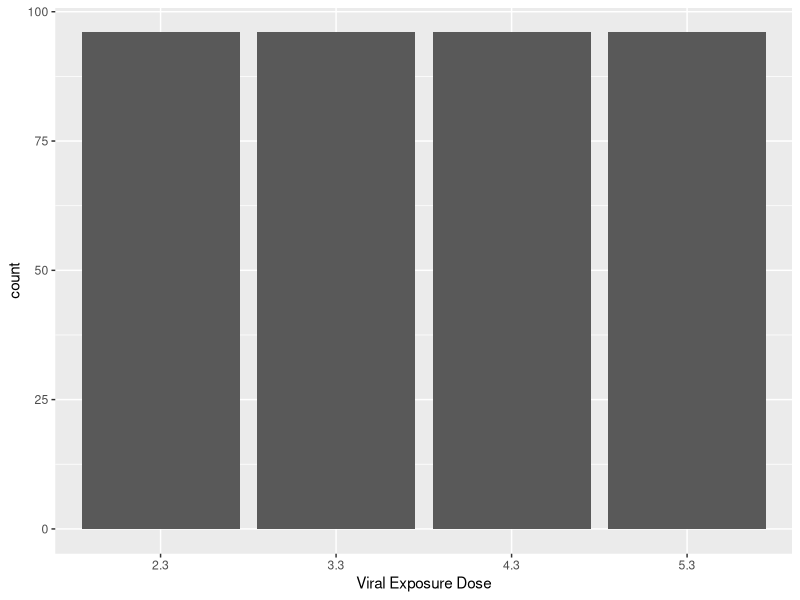
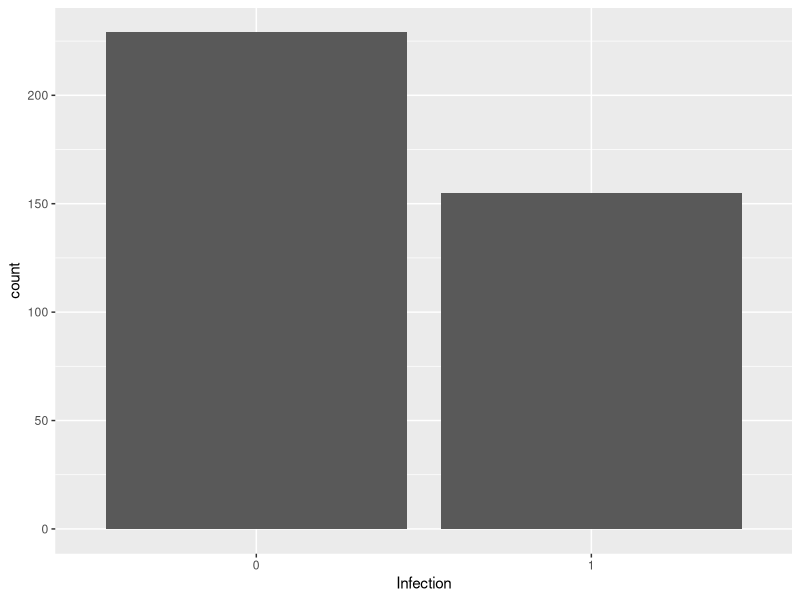
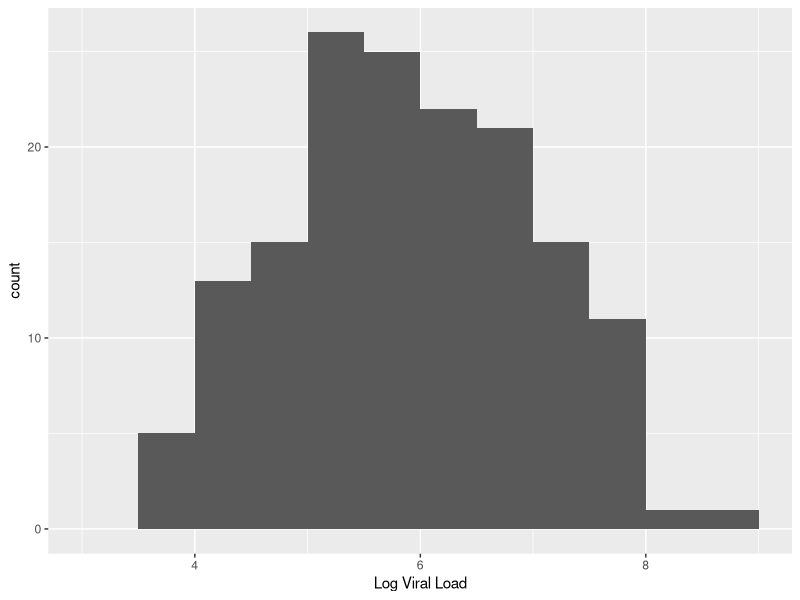
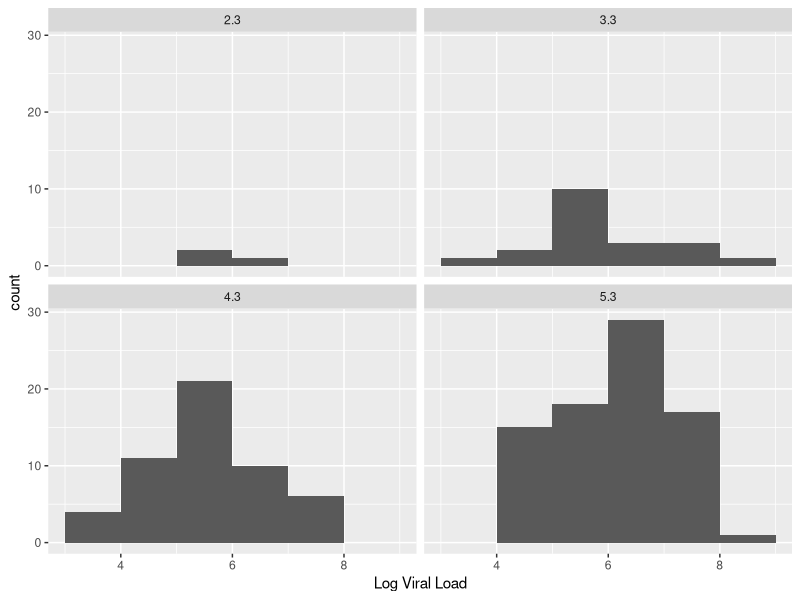
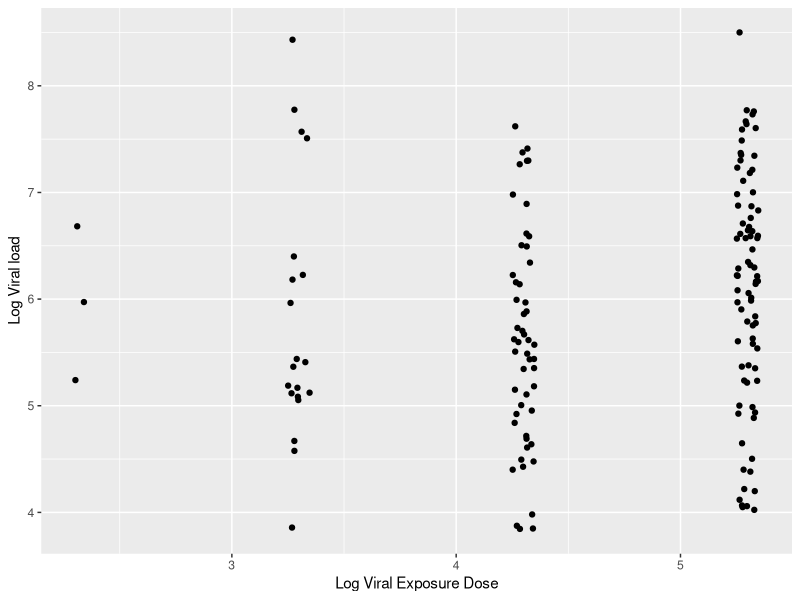
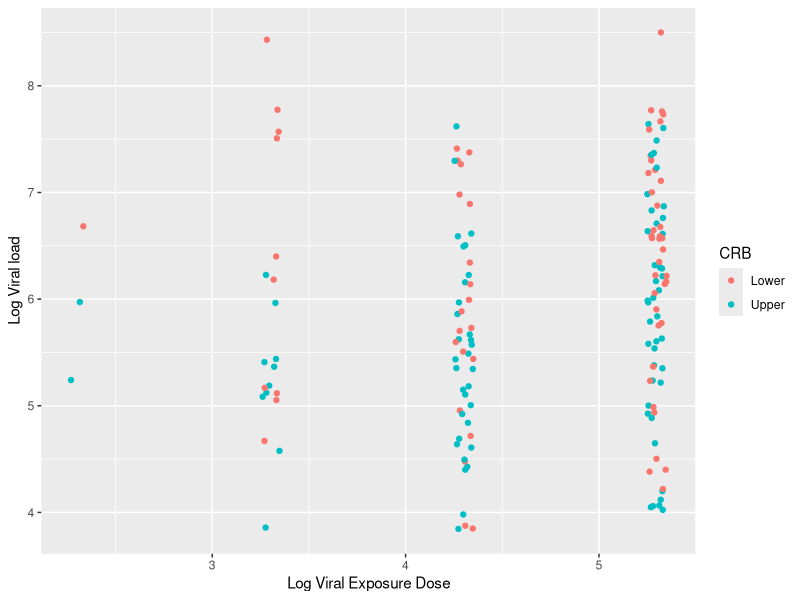
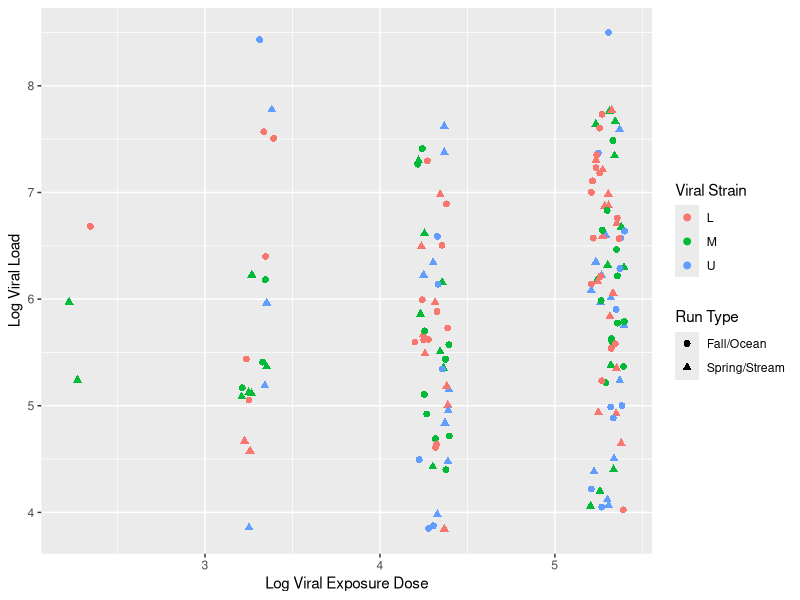
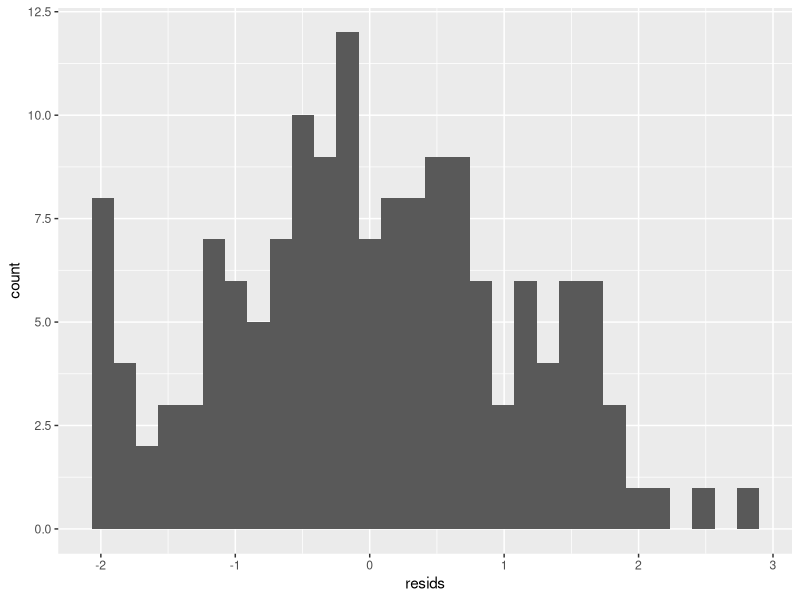

Write R code to recreate these figures, in order.
## ---- chunk 1
knitr::opts_chunk$set(echo = TRUE)
library(tidyverse)
library(knitr) # Used for a kable() table
## ---- chunk 2
fishDat <- read.csv(
  file = "HernandezFishData.csv",
  stringsAsFactors = TRUE
)

glimpse(fishDat)
## ---- chunk 3
kable(
  fishDat %>%
  group_by(RunType, CRB, Strain, Dose) %>% 
  summarize(`Fish Count` = n())
)
## ---- chunk 4
fishDat %>% 
  ggplot(mapping = aes(x = as.factor(Dose))) +
  geom_bar() +
  xlab("Viral Exposure Dose")
## ---- chunk 5
fishDat %>%
  ggplot(mapping = aes(x = as.factor(Infection))) +
  geom_bar() +
  xlab("Infection")

fishDat %>%
  filter(!is.na(LogViralLoad)) %>% #Omit NAs for uninfected fish
  ggplot(mapping = aes(x = LogViralLoad)) +
  geom_histogram(breaks = seq(3,9,0.5)) +
  xlim(3, 9) +
  xlab("Log Viral Load")
## ---- chunk 6
fishDat %>%
  filter(!is.na(LogViralLoad)) %>% #Omit NAs for uninfected fish
  ggplot(mapping = aes(x = LogViralLoad)) +
  geom_histogram(breaks = seq(3,9,1)) +
  xlim(3, 9) +
  xlab("Log Viral Load") +
  facet_wrap(~Dose)
## ---- chunk 7
fishDat %>% 
  filter(!is.na(LogViralLoad)) %>% 
  ggplot(mapping = aes(
    x = jitter(Dose, factor = .25),
    y = LogViralLoad
    )) +
  geom_point() +
  xlab("Log Viral Exposure Dose") +
  ylab("Log Viral load")
## ---- chunk 8
fishDat %>% 
  filter(!is.na(LogViralLoad)) %>% 
  ggplot(mapping = aes(
    x = jitter(Dose, factor = 0.25),
    y = LogViralLoad,
    col = CRB
    )) +
  geom_point() +
  xlab("Log Viral Exposure Dose") +
  ylab("Log Viral load")
## ---- chunk 9
fishDat %>%
  filter(!is.na(LogViralLoad)) %>%
  ggplot(mapping = aes(
    x = jitter(Dose, factor = 0.5),  # Increased jitter factor
    y = LogViralLoad,
    col = Strain,       # Color-coded by viral strain
    pch = RunType       # Shape-coded by run type (Spring/Stream vs Fall/Ocean)
  )) +
  geom_point(size = 2) +
  xlab("Log Viral Exposure Dose") +
  ylab("Log Viral Load") +
  labs(color = "Viral Strain", shape = "Run Type")
## ---- chunk 10
mod1 <- lm(
  formula = LogViralLoad ~ Dose,
  data = fishDat
)

mod2 <- fishDat %>% 
  lm(
    formula = LogViralLoad ~ Dose
  )
## ---- chunk 11
mod1

mod2
## ---- chunk 12
summary(mod1)
## ---- chunk 13
coefficients(mod1)

coef(mod2)

sigma(mod1)
## ---- chunk 14
str(mod1)
## ---- chunk 15
glimpse(mod1$residuals)
## ---- chunk 16
# Histogram of residuals
data.frame(resids = mod1$residuals) %>% 
  ggplot(mapping = aes(x = resids)) +
  geom_histogram()

# Scatterplot of observed and fitted values of viral load
data.frame(
  Dose = mod1$model$Dose, # Note the double indexing with two $
  Load = mod1$fitted.values # estimates of y-bar for each i
  ) %>% 
ggplot(mapping = aes(x = jitter(Dose), y = jitter(Load))) +
geom_point(col = 2) + # plots fitted values
geom_point( # Plots observed values
  data = fishDat,
  mapping = aes(x = jitter(Dose, factor = .25), LogViralLoad)
) +
geom_abline(
  intercept = coef(mod1)[1], # a or Y-intercept
  slope = coef(mod1)[2], # b or slope
  col = 2
)
## ---- chunk 17
summary(mod1)$coef

summary(mod1)$sigma

summary(mod1)$r.squared
## ---- chunk 18
modU <- fishDat %>% 
  filter(Strain == "U") %>% 
  lm(formula = LogViralLoad ~ Dose)

modM <- fishDat %>% 
  filter(Strain == "M") %>% 
  lm(formula = LogViralLoad ~ Dose)

modL <- fishDat %>% 
  filter(Strain == "L") %>% 
  lm(formula = LogViralLoad ~ Dose)

fishDat %>% 
  filter(!is.na(LogViralLoad)) %>% 
  ggplot(mapping = aes(
    x = jitter(Dose, factor = .25), y = LogViralLoad, col = Strain
  )) +
  geom_point() +
  xlab("Log Viral Dose") +
  ylab("Log Viral Load") +
  geom_abline(
    intercept = coef(modL)[1],
    slope = coef(modL)[2],
    col = 2 # note the color sequence starts with 2; "1" is black
  )  +
  geom_abline(
    intercept = coef(modM)[1],
    slope = coef(modM)[2],
    col = 3
  ) +
  geom_abline(
    intercept = coef(modU)[1],
    slope = coef(modU)[2],
    col = 4
  )

## ---- chunk 19
# Fit separate models for each level of RunType (blocking variable)
modSpringStream <- fishDat %>%
  filter(RunType == "Spring/Stream") %>%
  lm(formula = LogViralLoad ~ Dose)

modFallOcean <- fishDat %>%
  filter(RunType == "Fall/Ocean") %>%
  lm(formula = LogViralLoad ~ Dose)

# Display model coefficients
coef(modSpringStream)
coef(modFallOcean)

# Create scatterplot with color-coding by RunType and trendlines
fishDat %>%
  filter(!is.na(LogViralLoad)) %>%
  ggplot(mapping = aes(
    x = jitter(Dose, factor = 0.25),
    y = LogViralLoad,
    col = RunType
  )) +
  geom_point() +
  xlab("Log Viral Dose") +
  ylab("Log Viral Load") +
  geom_abline(
    intercept = coef(modFallOcean)[1],
    slope = coef(modFallOcean)[2],
    col = 2  # Color for Fall/Ocean
  ) +
  geom_abline(
    intercept = coef(modSpringStream)[1],
    slope = coef(modSpringStream)[2],
    col = 3  # Color for Spring/Stream
  ) +
  labs(color = "Run Type")
